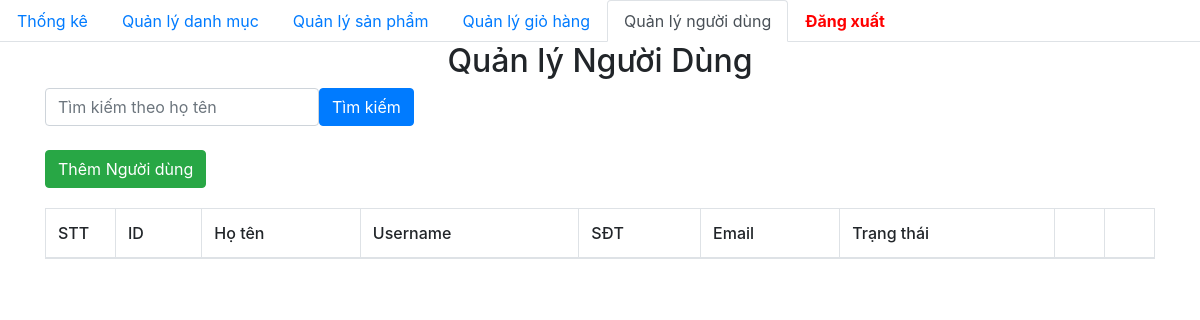
/PHP/admin/user/index.php?keyword=Nguyễn Hoàng Phát, run on an earlier commit of the app's database.
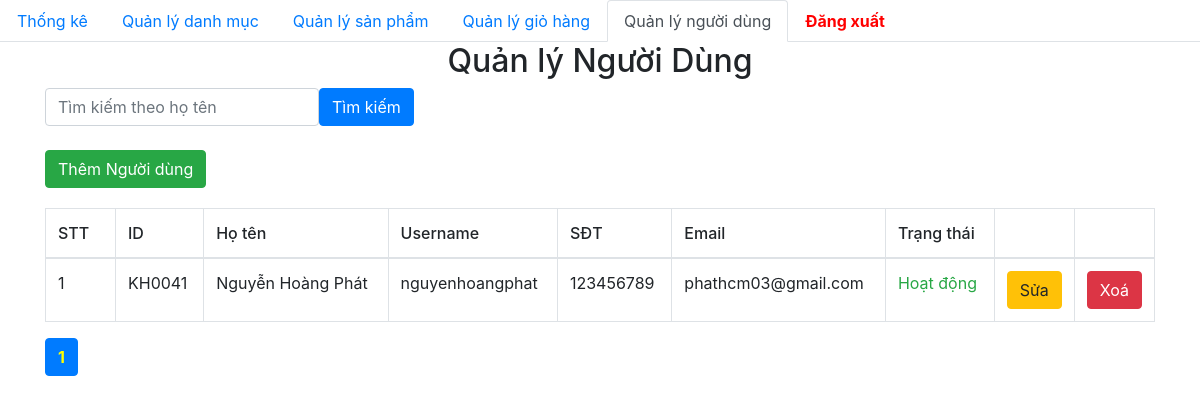
And on a later commit of the database.
### tables this page shows
CREATE TABLE `user` (
  `id_user` varchar(50) NOT NULL,
  `hoten` varchar(100) NOT NULL,
  `sex` tinyint(1) NOT NULL,
  `birthday` date NOT NULL,
  `email` varchar(100) NOT NULL,
  `address` varchar(255) NOT NULL,
  `phone` varchar(10) NOT NULL,
  `username` varchar(100) NOT NULL,
  `password` varchar(100) NOT NULL,
  `right` int(11) NOT NULL,
  `status` tinyint(1) NOT NULL
);

### PHP/admin/database/dbhelper.php (called while the page is built, shortened)
<?php
function executeResult($sql)
{
	$con = mysqli_connect(HOST, USERNAME, PASSWORD, DATABASE);
	$result = mysqli_query($con, $sql);
	$data   = [];
	while ($row = mysqli_fetch_array($result, 1)) {
		$data[] = $row;
	}
	return $data;
}
function executeSingleResult($sql)
{
    $con = mysqli_connect(HOST, USERNAME, PASSWORD, DATABASE);
    $result = mysqli_query($con, $sql);
    $row = mysqli_fetch_array($result, MYSQLI_ASSOC);
    return $row;
}

### PHP/admin/user/index.php (the view, shortened to what the changed rows need)
<?php
require_once('../database/dbhelper.php');
$start = 0;
$keyword = '';
if (isset($_GET['page'])) {
    $pg = $_GET['page'];
} else {
    $pg = 1;
}
try {
    function getStatus($stt)
    {
        $status_class = '';
        $status_text = '';
        switch ($stt) {
            case 1:
                $status_class = 'text-success';
                $status_text = 'Hoạt động';
                break;
        }
        return '<span class="' . $status_class . '">' . $status_text . '</span>';
    }
    $limit = 5;
    if (isset($_GET['keyword'])) {
        $keyword = $_GET['keyword'];
        $sqlCount = "SELECT COUNT(*) as total FROM user WHERE hoten LIKE '%$keyword%' OR hoten LIKE '%$keyword%'";
        $resultCount = executeSingleResult($sqlCount);
        $totalRecords = $resultCount['total'];
        $totalPages = ceil($totalRecords / $limit);
        $start = ($pg - 1) * $limit;
        $sql = "SELECT * FROM user WHERE hoten LIKE '%$keyword%' OR hoten LIKE '%$keyword%' LIMIT $start, $limit";
    }
    $userList = executeResult($sql);
} catch (Exception $e) {
    die("Lỗi thực thi sql: " . $e->getMessage());
}
?>
<!DOCTYPE html>
<html>
<head>
    <link rel="stylesheet" href="https://maxcdn.bootstrapcdn.com/bootstrap/4.4.1/css/bootstrap.min.css">
</head>
<body>
    <div class="container">
        <div class="panel panel-primary">
            <div class="panel-heading">
                <h2 class="text-center">Quản lý Người Dùng</h2>
            </div>
            <br>
            <table class="table table-bordered table-hover">
                <thead>
                    <tr style="font-weight: 500;">
                        <td width="70px">STT</td>
                        <td>ID</td>
                        <td>Họ tên</td>
                        <td>Username</td>
                        <td>SĐT</td>
                        <td>Email</td>
                        <td>Trạng thái</td>
                        <td width="50px"></td>
                        <td width="50px"></td>
                    </tr>
                </thead>
                <tbody>
                    <?php
                    $index = $start + 1;
                    foreach ($userList as $item) {
                        echo '
                            <tr>
                                <td>' . ($index++) . '</td>
                                <td>' . $item['id_user'] . '</td>
                                <td>' . $item['hoten'] . '</td>
                                <td>' . $item['username'] . '</td>
                                <td>' . $item['phone'] . '</td>
                                <td>' . $item['email'] . '</td>
                                <td>' . getStatus($item['status']) . '</td>
                                <td>
                                    <a href="add.php?id_user=' . $item['id_user'] . '">
                                        <button class=" btn btn-warning">Sửa</button>
                                    </a>
                                </td>
                                <td>
                                    <button class="btn btn-danger" onclick="deleteUser(\'' . $item['id_user'] . '\')">Xoá</button>
                                </td>
                            </tr>';
                    }
                    ?>
                </tbody>
            </table>
        </div>
        <ul class="pagination">
            <?php
            if (isset($totalPages)) {
                for ($i = 1; $i <= $totalPages; $i++) {
                    if ($i == $pg) {
                        echo '
                            <li class="page-item active">
                                <a class="page-link" style="color: yellow; font-weight: bold;" href="?keyword=' . urlencode($keyword) . '&page=' . $i . '">' . $i . '</a>
                            </li>';
                    } else {
                        echo '
                            <li class="page-item">
                                <a class="page-link" href="?keyword=' . urlencode($keyword) . '&page=' . $i . '">' . $i . '</a>
                            </li>';
                    }
                }
            }
            ?>
        </ul>
    </div>
</body>
</html>

What changed in the data, as far as the page shows it:
added user: id_user "KH0041", hoten "Nguyễn Hoàng Phát", username "nguyenhoangphat", phone "123456789", email "phathcm03@gmail.com", status "Hoạt động"
Also different on the page:
new list line: "1"
